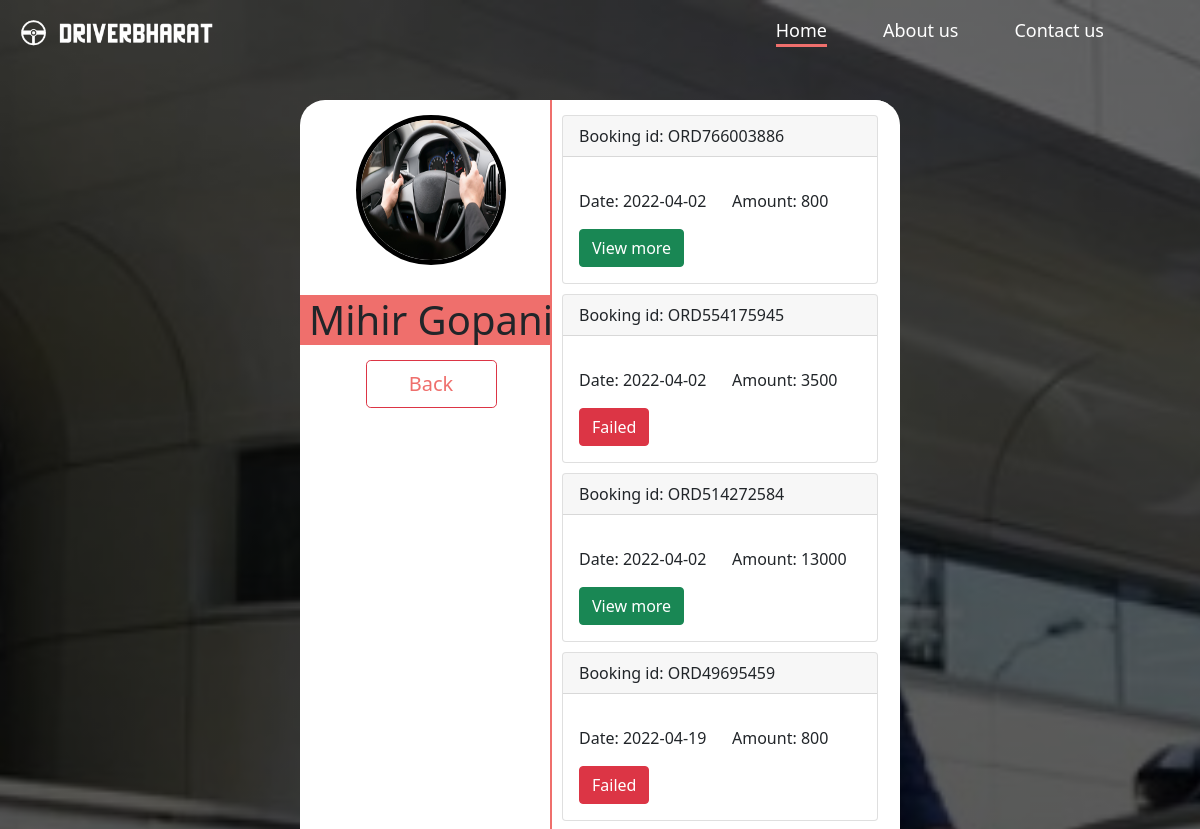
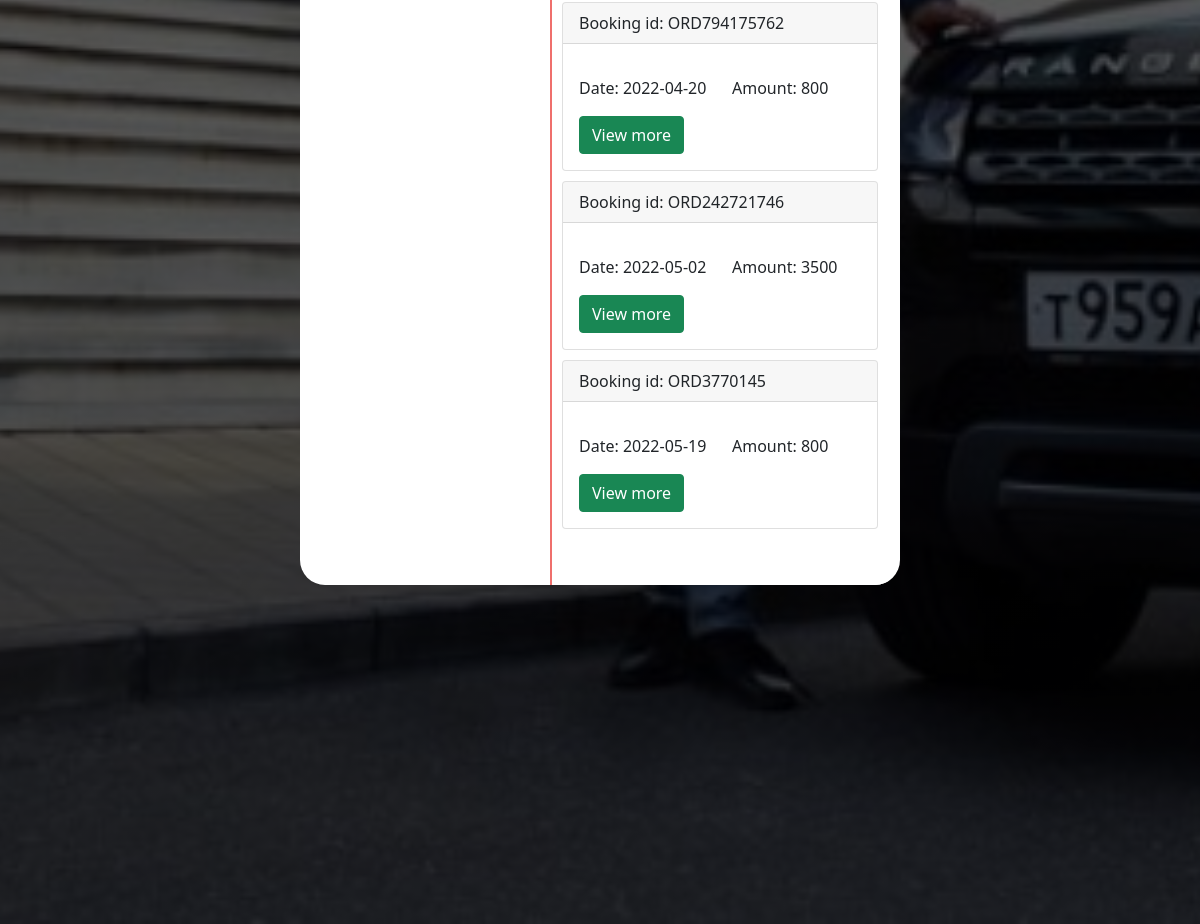
Page /profile/booking.php (signed in) on the committed database (2 pictures, top to bottom).
### tables this page shows
CREATE TABLE `user_db` (
  `u_id` int(10) NOT NULL,
  `u_fn` varchar(15) NOT NULL,
  `u_ln` varchar(15) NOT NULL,
  `u_mail` varchar(30) NOT NULL,
  `u_contact` varchar(10) NOT NULL,
  `u_pass` varchar(255) NOT NULL,
  `u_gender` varchar(10) DEFAULT NULL,
  `u_add` text DEFAULT NULL,
  `u_city` varchar(30) DEFAULT NULL,
  `u_state` varchar(30) DEFAULT NULL,
  `join_date` date DEFAULT NULL,
  `u_role` int(2) NOT NULL DEFAULT 1,
  `pic` varchar(255) DEFAULT NULL
);

CREATE TABLE `booking_db` (
  `b_id` int(10) NOT NULL,
  `b_date` date NOT NULL,
  `u_id` int(10) DEFAULT NULL,
  `u_name` varchar(100) NOT NULL,
  `d_id` int(10) DEFAULT NULL,
  `d_name` varchar(30) NOT NULL,
  `b_amount` int(5) DEFAULT NULL,
  `t_id` varchar(255) NOT NULL,
  `d_number` bigint(12) NOT NULL,
  `u_number` bigint(15) NOT NULL,
  `d_mail` varchar(100) NOT NULL,
  `city` varchar(50) NOT NULL,
  `state` varchar(50) NOT NULL,
  `shedule_date` date NOT NULL,
  `o_id` varchar(30) NOT NULL,
  `u_address` varchar(100) DEFAULT NULL,
  `status` int(2) NOT NULL DEFAULT 2
);

### profile/booking.php (the view, shortened to what this page needs)
<!DOCTYPE html>
<html lang="en">
<head>
    <link rel="stylesheet" href="css/info.css">
    <link rel="stylesheet" href="css/navbar.css">
    <link href='https://cdn.jsdelivr.net/npm/boxicons@2.0.5/css/boxicons.min.css' rel='stylesheet'>
    <link href="https://cdn.jsdelivr.net/npm/bootstrap@5.1.3/dist/css/bootstrap.min.css" rel="stylesheet">
    <?php
    include ('php/conn.php');
    $mail = $_SESSION['email'];
    $fatch = "select * from user_db where u_mail = '$mail' ";
    $query = mysqli_query($conn , $fatch);
    $run = mysqli_fetch_assoc($query);
    $id = $run['u_id'];
    $fname = $run['u_fn'];
    $lname = $run['u_ln'];
    $photo = $run['pic'];
    ?>
</head>
<body>
    <div class="banner">
        <nav class="navbar navbar-expand-lg">
            <div class="container-fluid">
                <a class="navbar-brand" href="#"><img src="../img/pnglogo.png" alt="" class="logo"></a>
                <div class="collapse navbar-collapse" id="navbarNav">
                    <ul class="navbar-nav ms-auto">
                        <li class="nav-item">
                            <a class="nav-link bdlink active" aria-current="page" href="../home.php">Home</a>
                        </li>
                        <li class="nav-item">
                            <a class="nav-link bdlink" href="../about us.php">About us</a>
                        </li>
                        <li class="nav-item">
                            <a class="nav-link bdlink" href="../contact us.php">Contact us</a>
                        </li>
                        <li class="nav-item">
                            <a class="nav-link" href="profile/profile.php"><i class="far fa-user-circle"></i></a>
                        </li>
                    </ul>
                </div>
            </div>
        </nav>
        <div class="container w-50 h-75">
            <div class="col-5 col-first">
                <div class="row">
                    <div class="col">
                        <div class="imgdiv">
                            <?php
                                if ($photo == '') {
                            ?>
                                <img id="profileimg" src="php/pictures/default.jpg">
                                <?php
                                } else {
                            ?>
                                <img id="profileimg" src="php/<?php echo $photo; ?>">
                            <?php
                                }
                            ?>
                        </div>
                    </div>
                    <div class="col">
                        <h1 class="col-name">
                            <?php echo "$fname $lname"; ?>
                        </h1>
                    </div>
                    <div class="col btns">
                        <a href="profile.php" class="btn btn-danger btn-lg" role="button" aria-disabled="true">Back</a>
                    </div>
                </div>
            </div>
            <div class="col-7 bookings">
                <?php
                    $query = " SELECT * FROM booking_db WHERE u_id = $id";
                    $query_run = mysqli_query($conn, $query);
                    while ($row = mysqli_fetch_array($query_run) ){
                        $status  = $row['status']
                ?>
                    <div class="card">
                        <div class="card-header">
                            Booking id:
                            <?php echo $row['o_id']; ?>
                        </div>
                        <div class="card-body">
                            <p class="card-text">
                                <div class="row">
                                    <div class="col">
                                        Date:
                                        <?php echo $row['b_date']; ?>
                                    </div>
                                    <div class="col">
                                        Amount:
                                        <?php echo $row['b_amount']; ?>
                                    </div>
                                </div>
                            </p>
                            <?php
                        if($status == 1) {
                    ?>
                                <a href="php/bookingdetails.php?id=<?php echo $row['b_id'];?>" class="btn btn-success">View more</a>
                                <?php
                        } else if ($status == 2) {
                    ?>
                                    <a href="#" class="btn btn-warning">Panding</a>
                                    <?php
                        } else if ($status == 0) {
                    ?>
                                        <a href="php/bookingdetails.php?id=<?php echo $row['b_id'];?>" class="btn btn-danger">Failed</a>
                                        <?php
                        }
                    ?>
                        </div>
                    </div>
                    <?php
                    }
                    ?>
            </div>
        </div>
    </div>
</body>
</html>

### profile/css/info.css (style rules this page uses)
* { margin: 0; padding: 0; box-sizing: border-box; }
body { width: 100%; box-sizing: border-box; height: 100vh; background-color: turquoise; }
.banner .container { background-color: white; overflow: hidden; border-radius: 25px; display: flex; margin-top: 3%; }
.col-first { border-right: 2px solid #ef6f6c; box-sizing: border-box; }
.col-first .row { padding: 0; flex-direction: column; }
.col-first .row .col { margin: 0 auto; padding: 0; text-align: center; }
#profileimg { display: block; width: 150px; height: 150px; margin: 15px auto; border-radius: 50%; border: 5px solid black; }
.col-name { background-color: #ef6f6c; height: 50px; line-height: 50px; width: 100%; display: block; margin: 15px auto; text-align: center; overflow: hidden; }
.btns { margin: 25px auto; display: flex; flex-direction: column; width: 50% !important; }
.btns a { color: #ef6f6c !important; background-color: transparent !important; }
.col-7 { background-color: white; vertical-align: middle; padding: 10% 10px; height: 70% !important; }
.bookings { height: 100% !important; padding-top: 5px !important; overflow: scroll !important; overflow-x: hidden !important; }
.bookings .card { margin: 10px 0; }

### profile/css/navbar.css (style rules this page uses)
* { margin: 0; padding: 0; box-sizing: border-box; }
.banner { width: 100%; height: 100vh; background-image: linear-gradient( rgba(0, 0, 0, 0.6), rgba(0, 0, 0, 0.7)), url(../../img/home.jpg); background-size: cover; background-position: center; }
.logo { width: 210px; cursor: pointer; }
.navbar ul li { margin: 0 20px; font-size: 18px; transition: 1s ease; direction: ltr; }
.navbar ul li a { text-decoration: none; color: white; }
.bdlink::after { content: ''; display: block; width: 0%; height: 3px; background-color: #ef6f6c; transition: 0.9s ease; }
.active::after { width: 100%; }

### rows in the picture
user_db: pic (picture), u_fn "Mihir", u_ln "Gopani"
booking_db: o "ORD766003886", b_date "2022-04-02", b_amount "800"
booking_db: o "ORD554175945", b_date "2022-04-02", b_amount "3500"
booking_db: o "ORD514272584", b_date "2022-04-02", b_amount "13000"
booking_db: o "ORD49695459", b_date "2022-04-19", b_amount "800"
booking_db: o "ORD794175762", b_date "2022-04-20", b_amount "800"
booking_db: o "ORD242721746", b_date "2022-05-02", b_amount "3500"
booking_db: o "ORD3770145", b_date "2022-05-19", b_amount "800"
